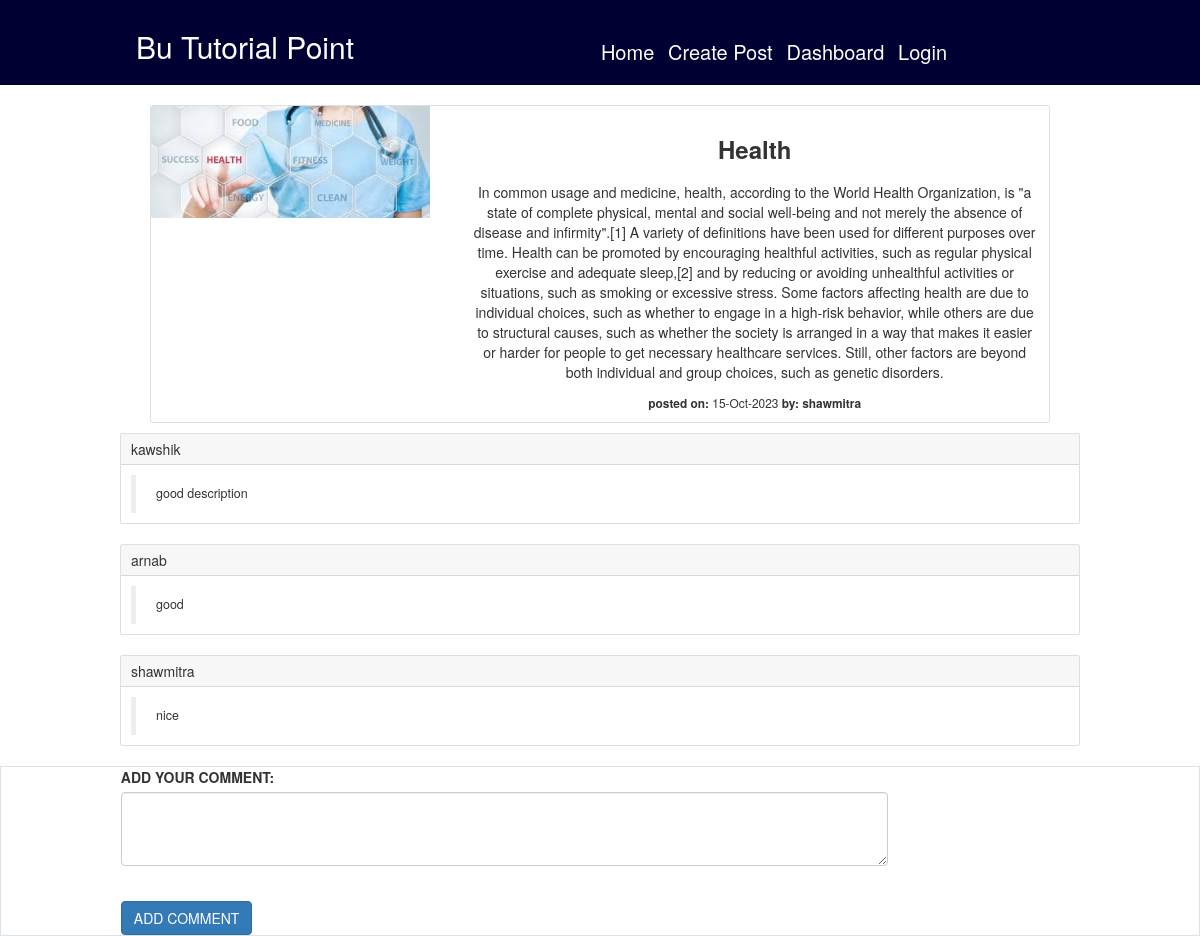
The app's page /postDetails.php?edit_ID=15 with its own data.
### tables this page shows
CREATE TABLE `post` (
  `id` int(11) NOT NULL,
  `username` varchar(100) NOT NULL,
  `title` varchar(100) NOT NULL,
  `time` datetime NOT NULL,
  `description` text NOT NULL,
  `comment` text NOT NULL,
  `image` varchar(500) NOT NULL,
  `date` int(11) DEFAULT NULL
);

CREATE TABLE `comments` (
  `comment_id` int(11) NOT NULL,
  `description` text DEFAULT NULL,
  `post_id` int(11) DEFAULT NULL,
  `username` varchar(100) DEFAULT NULL
);

### postDetails.php (the view, shortened to what this page needs)
<?php
    include "header.php";
	include "dbconnect.php";
    $ID=$_GET['edit_ID'];
    $s="SELECT * FROM post   WHERE id='$ID' ";
	$result=$conn->query($s);
    while($r=$result->fetch_assoc()){
        $username=$r['username'];
        $title=$r['title'];
        $ID=$r['id'];
        $image=$r['image'];
        $description= $r['description'];
        $date = $r['date'];
       ?>
       <center>
       <div class="card mb-3" style="max-width: 900px;">
    <div class="row g-0">
        <div class="col-md-4">
            <img src="<?= $image ?>" class="img-fluid rounded-start" alt="...">
        </div>
        <div class="col-md-8">
            <div class="card-body">
                <h5 class="card-title"><h3><b><?= $title ?></b><h3></h5>
				<p class="card-text">
					<?=($description) ?>
					</p>
                <p class="card-text">
                    <small class="text-body-secondary">
                        <b> posted on:</b> <?= date('d-M-Y', strtotime($date)) ?>
                        <b> by: <?= " " . $username ?>  </b>
                    </small>
                </p>
            </div>
        </div>
    </div>
</div>
    </center>
		<?php
    }
    $s2 = "SELECT * FROM comments WHERE post_id='$ID' ";
    $result2 = $conn->query($s2);
    while($r2=$result2->fetch_assoc()){
        ?>
        <div class="d-flex justify-content-center ">
            <div style="width:80%" class="card ">
                <div class="card-header">
                <?= $r2['username'] ?>
                </div>
                 <div class="card-body">
                    <blockquote class="blockquote mb-0">
                        <p><?= $r2['description'] ?></p>
                    </blockquote>
                  </div>
            </div>
        </div>
		<?php
    }
    ?>
    <div class="d-flex justify-content-center border ">
        <div style="width:80%">
            <form method="POST" action="postComment.php?edit_ID=<?=$ID?>" >
                <div style="width:80%" class="form-group">
                    <label for="exampleFormControlTextarea1"><b>ADD YOUR COMMENT:</b> </label>
                        <textarea name="description" class="form-control" id="exampleFormControlTextarea1" rows="3"></textarea>
                </div>
                <br>
                <input class="btn btn-primary" type="submit" value="ADD COMMENT">
            </form>
       </div>
    </div>

### style.css (style rules this page uses)
* { margin: 0; padding: 0; }
body { font-family: 'Poppins', sans-serif; background-color: gainsboro; overflow-x: hidden; overflow-y: visible; }

### records on screen
post: image (picture), title "Health", description "In common usage and medicine, health, according to the World Health Organization, is \"a state of complete physical, mental and social well-being and not merely the absence of disease and infirmity\".[1] A variety of definitions have been used for different purposes over time. Health can be promoted by encouraging healthful activities, such as regular physical exercise and adequate sleep,[2] and by reducing or avoiding unhealthful activities or situations, such as smoking or excessive stress. Some factors affecting health are due to individual choices, such as whether to engage in a high-risk behavior, while others are due to structural causes, such as whether the society is arranged in a way…", date "15-Oct-2023", username "shawmitra"
comments: username "kawshik", description "good description"
comments: username "arnab", description "good"
comments: username "shawmitra", description "nice"
